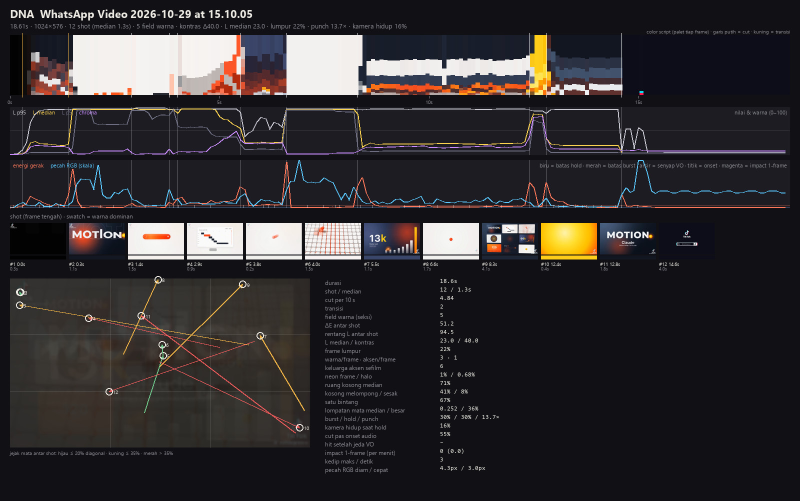
#> input picture my-ref/_eye/WhatsApp Video 2026-10-29 at 15.10.05/dna_sheet.jpg, 1600 x 1001 px (shown at 1/2 size)
$ python -i measure.py   (imports and definitions only)   (older library calls are emulated)
#> lines starting #> are read from the running program, lines starting #| are printed output that depends on the picture
"""Measuring a frame (and a pair of frames) the way a motion designer looks at it.

All functions take RGB uint8 frames. Colour is measured in CIELAB (L 0-100, C = chroma, h = hue angle).
Numbers are perception aids, not taste: the eye still has to look at the sheets.
"""
import math

import cv2
import numpy as np

# [1 line not run here, left out]


# ---------------------------------------------------------------- colour
def to_lab(rgb):
    return cv2.cvtColor(rgb.astype(np.float32) / 255.0, cv2.COLOR_RGB2LAB)


def lab_to_rgb(lab):
    px = np.array(lab, np.float32).reshape(1, 1, 3)
    return np.clip(cv2.cvtColor(px, cv2.COLOR_LAB2RGB)[0, 0] * 255 + 0.5, 0, 255).astype(np.uint8)


def hexof(rgb):
    return '#%02x%02x%02x' % tuple(int(v) for v in rgb)


def hex_lab(h):
    h = h.lstrip('#')
    return to_lab(np.array([[[int(h[0:2], 16), int(h[2:4], 16), int(h[4:6], 16)]]], np.uint8))[0, 0]


# Lab hue angle -> family name (measured: pink 356, red 40, orange 60, amber 85, lime 116, mint 171,
# teal 196, cyan 215, sky 280, blue/violet 306, magenta 328)
HUE_NAMES = [(15, 'merah muda'), (50, 'merah'), (75, 'oranye'), (110, 'kuning'), (160, 'hijau'),
             (205, 'mint-toska'), (290, 'cyan-biru'), (322, 'biru-ungu'), (340, 'magenta'), (361, 'merah muda')]


# [184 lines left out: functions hue_name, palette, dominant_lab, ink_mask, ink_palette, colour_groups and 4 more, not called in this run]


CALM = 0.05  # cell mean gradient below this = calm (flat or soft gradient; grain stays under it)


# [7 lines left out: function space_stats, not called in this run]


# ---------------------------------------------------------------- where the eye goes
def saliency(rgb, lab=None, motion=None, width=96):
    """Spectral-residual saliency + distance from the dominant colour (+ motion when given), 0..1, small map."""
#> called with width = 96
    h, w = rgb.shape[:2]
#> h = 1001; w = 1600
    sw = width
    sh = max(8, int(round(h * sw / w)))
#> sh = 60
    g = cv2.resize(cv2.cvtColor(rgb, cv2.COLOR_RGB2GRAY), (sw, sh), interpolation=cv2.INTER_AREA).astype(np.float32) / 255
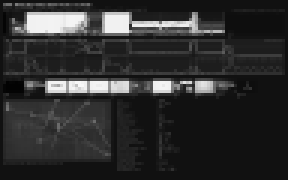
#> g: shape (60, 96) float32 (shown 3 times larger); min 0.00784, max 0.976, mean 0.181
    F = np.fft.fft2(g)
    A = np.log(np.abs(F) + 1e-6)
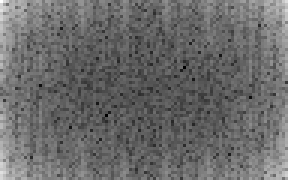
#> A: shape (60, 96) float64 (shown 3 times larger); min -3.16, max 6.95, mean 1.09; drawn with min black and max white
    P = np.angle(F)
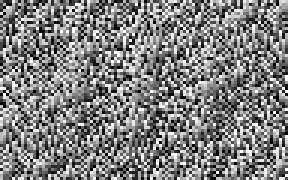
#> P: shape (60, 96) float64 (shown 3 times larger); min -3.14, max 3.14, mean -0.000545; drawn with min black and max white
    R = A - cv2.blur(A.astype(np.float32), (3, 3))
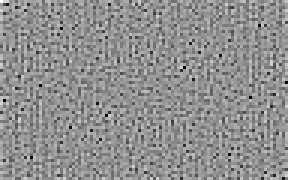
#> R: shape (60, 96) float64 (shown 3 times larger); min -2.94, max 2.25, mean 0.00574; drawn with min black and max white
    S = np.abs(np.fft.ifft2(np.exp(R + 1j * P))) ** 2
    S = cv2.GaussianBlur(S.astype(np.float32), (0, 0), 2.0)
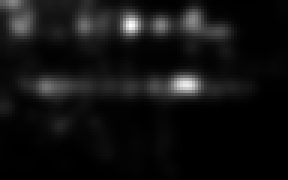
#> S: shape (60, 96) float32 (shown 3 times larger); min 2.33e-06, max 0.00428, mean 0.000304; drawn with min black and max white
    S /= S.max() + 1e-9
    if lab is None:
        lab = to_lab(rgb)
#> in to_lab, `return cv2.cvtColor(rgb.astype(np.float32) / 255.0, cv2.COLOR_RGB2LAB)`: returned value: shape (1001, 1600, 3) float32; mean of channels 0, 1, 2 17.2, 2.4, -1.1
    small = cv2.resize(lab, (sw, sh), interpolation=cv2.INTER_AREA)
#> small: shape (60, 96, 3) float32; mean of channels 0, 1, 2 17.5, 2.4, -1.1
    flat = small.reshape(-1, 3)
    # dominant colour = densest coarse Lab bin
    q = np.floor((flat - np.array([0, -128, -128])) / np.array([8, 10, 10])).astype(int)
    keys = q[:, 0] * 10000 + q[:, 1] * 100 + q[:, 2]
#> keys = 5760 values, max 121212 at index 2610, min 1211 at index 547, mean 17624.2
    vals, inv, counts = np.unique(keys, return_inverse=True, return_counts=True)
#> vals = 130 values from 1211 to 121212; inv = 5760 values, max 129 at index 2610, min 0 at index 547, mean 15.7; counts = 130 values, max 2350 at index 1, min 1 at index 13, mean 44.31
    bg = flat[inv == np.argmax(counts)].mean(axis=0)
#> bg = [5.01, 1.52, -2.91]
    D = np.linalg.norm(small - bg, axis=2).astype(np.float32)
    D = cv2.GaussianBlur(D, (0, 0), 1.5)
    D /= D.max() + 1e-9
    sal = 0.45 * S + 0.55 * D
    # mild centre bias (viewers start near the centre; keeps busy photo texture at the edges from stealing focus)
    yy, xx = np.mgrid[0:sh, 0:sw]
    sal = sal * (0.65 + 0.35 * np.exp(-(((xx / (sw - 1) - 0.5) ** 2 + (yy / (sh - 1) - 0.5) ** 2) / (2 * 0.3 ** 2))))
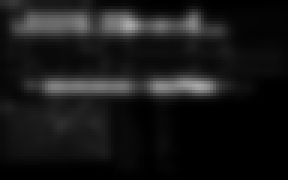
#> sal: shape (60, 96) float64 (shown 3 times larger); min 0.000607, max 0.661, mean 0.0951
    if motion is not None:
        mo = cv2.resize(motion.astype(np.float32), (sw, sh), interpolation=cv2.INTER_AREA)
        mo = cv2.GaussianBlur(mo, (0, 0), 1.5)
        if mo.max() > 1e-6:
            sal = 0.7 * sal + 0.3 * (mo / mo.max())
    return sal / (sal.max() + 1e-9)
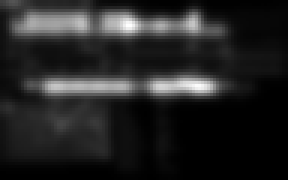
#> returned value: shape (60, 96) float64 (shown 3 times larger); min 0.000919, max 1, mean 0.144


# [168 lines left out: functions focal, text_lines, type_scale, hist_sig, hist_dist, grain_level and 2 more, not called in this run]


UI_ZONES = {
    # fractions of the frame: (x0, y0, x1, y1)
    '9:16': [(0, 0, 1, 0.12), (0, 0.80, 1, 1), (0.84, 0.45, 1, 0.80)],   # Reels/TikTok/Shorts top bar, caption, rail
    '16:9': [(0, 0, 1, 0.05), (0, 0.95, 1, 1), (0, 0, 0.05, 1), (0.95, 0, 1, 1)],  # title-safe 5 %
    '4:5': [(0, 0, 1, 0.05), (0, 0.95, 1, 1)],
    'none': [],
}


# [36 lines left out: functions zones_for, camera_motion, not called in this run]

>>> import cv2
>>> picture = cv2.cvtColor(cv2.imread('../../../../../my-ref/_eye/WhatsApp Video 2026-10-29 at 15.10.05/dna_sheet.jpg'), cv2.COLOR_BGR2RGB)
>>> result = saliency(picture)
